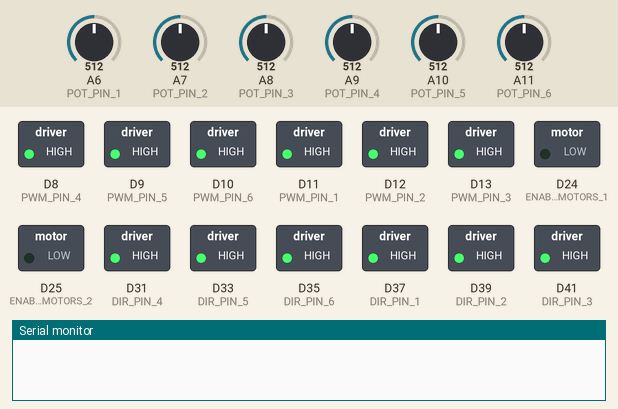
Recording of a sketch running on a simulated Arduino Due. Shown: switched loads named in the sketch (green lamp = pin HIGH), the last lines printed to the serial monitor. The inputs (shaded band) are chosen by the test bench; at power-on: A6 (POT_PIN_1) = 512, A7 (POT_PIN_2) = 512, A8 (POT_PIN_3) = 512, A9 (POT_PIN_4) = 512, A10 (POT_PIN_5) = 512, A11 (POT_PIN_6) = 512.

Above: at 0.1 s.
At 4.2 s:
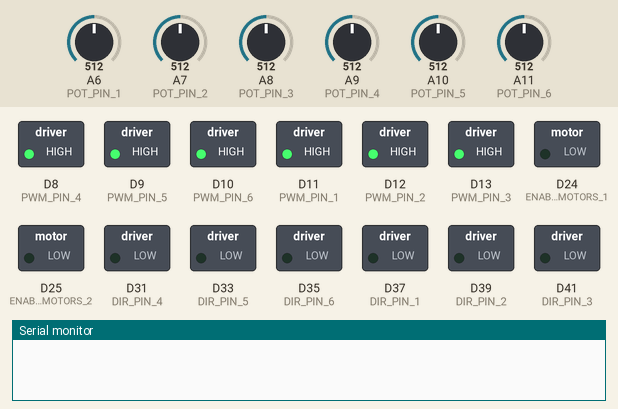
At 8.6 s:
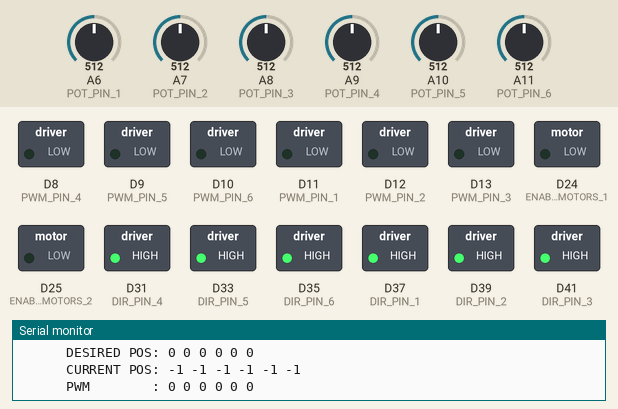
Timing chart, 0 to 10.1 s (numbered marks = the images above):
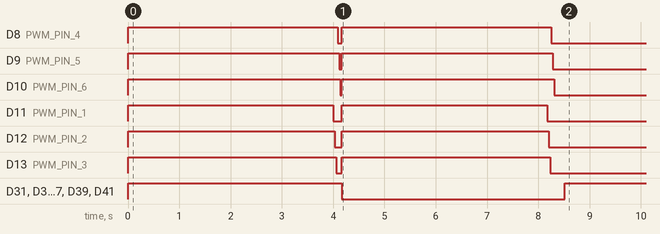

Measured:
- by itself, D31 (DIR_PIN_4), D33 (DIR_PIN_5), D35 (DIR_PIN_6), D37 (DIR_PIN_1), D39 (DIR_PIN_2), D41 (DIR_PIN_3): HIGH → LOW at 4.2 s, → HIGH 4.3 s later

The sketch:

platform.ino
```cpp
// Main Arduino code for a 6-dof Stewart platform.
// Written for the Arduino Due.
//
#include "platform.h"

// Actuator variables
uint8_t pwm[NUM_MOTORS];            // current PWM for each actuator
MotorDirection dir[NUM_MOTORS];     // current direction for each actuator (EXTEND or RETRACT)

// Position variables
int16_t pos[NUM_MOTORS];            // current position (measured by analog read) of each actuator
int16_t input[NUM_MOTORS];          // intermediate input retrieved from the serial buffer
uint16_t desired_pos[NUM_MOTORS];   // desired (user-inputted and validated) position of each actuator

// Feedback variables
int16_t pos_diff;                   // difference between current and desired position
int16_t prop_diff;                  // position difference used for proportional gain
int16_t previous_diff[NUM_MOTORS];  // last position difference for each actuator; for derivative gain
int16_t total_diff[NUM_MOTORS];     // cumulative position difference for each actuator; for integral gain
uint8_t previous_inst[NUM_MOTORS];  // starting/past sample instance for each actuator; for derivative gain
uint8_t current_inst[NUM_MOTORS];   // new/incrementing sample instance for each actuator; for derivative gain
float p_corr;                       // proportional correction for PID
float i_corr;                       // integral correction for PID
float d_corr;                       // differential correction for PID
float corr;                         // final feedback PWM value from PID correction

// Calibration variables
int16_t end_readings[NUM_MOTORS];
int16_t zero_readings[NUM_MOTORS];
bool calibration_valid;

// Time variables (for printing)
unsigned long current_time;         // current time (in millis); used to measure difference from previous_time
unsigned long previous_time;        // last recorded time (in millis); measured from execution start or last print

// Iterator/sum variables
uint8_t motor;                      // used to iterate through actuators by their indexing (0 to NUM_MOTORS - 1)
uint8_t reading;                    // used to iterate through analog reads (0 to NUM_READINGS - 1)
int32_t reading_sum;                // sum of multiple readings to be averaged for a final value


/*
 * Runs once at initialization; set up input and output pins and variables.
 */
void setup()
{
    while (!SerialUSB);

    // Initialize pins
    for (motor = 0; motor < NUM_MOTORS; ++motor)
    {
        pinMode(DIR_PINS[motor], OUTPUT);
        digitalWrite(DIR_PINS[motor], LOW);

        pinMode(PWM_PINS[motor], OUTPUT);
        analogWrite(PWM_PINS[motor], 0);

        pinMode(POT_PINS[motor], INPUT);
    }

    // Initialize actuator enable switches
    pinMode(ENABLE_MOTORS_1, OUTPUT);
    pinMode(ENABLE_MOTORS_2, OUTPUT);
    digitalWrite(ENABLE_MOTORS_1, LOW);
    digitalWrite(ENABLE_MOTORS_2, LOW);

    // For safety, set initial actuator settings and speed to 0
    for (motor = 0; motor < NUM_MOTORS; ++motor)
    {
        total_diff[motor] = 0;
        desired_pos[motor] = 0;
        pwm[motor] = MIN_PWM;
    }

    // Initialize serial communication
    SerialUSB.begin(BAUD_RATE);

    // Run calibration
    calibration_valid = true;
    calibrate();

    // Initialize the current print interval
    #if ENABLE_PRINT
    {
        previous_time = 0;
    }
    #endif // ENABLE_PRINT
}


/*
 * Run tasks in an infinite loop.
 */
void loop()
{
    // Read current actuator positions, map them based on actuator-based scaling from calibration
    for (motor = 0; motor < NUM_MOTORS; ++motor)
    {
        pos[motor] = map(getAverageReading(motor), ZERO_POS[motor], END_POS[motor], MIN_POS, MAX_POS);
    }

    // Parse new serial input if enough is in the buffer (also sets desired position if input is valid)
    if (SerialUSB.available() > INPUT_TRIGGER)
    {
        readSerial();
    }

    // Print actuator information at a given interval
    #if ENABLE_PRINT
    {
        printOutput();
    }
    #endif // ENABLE_PRINT

    // For each actuator, set movement parameters (direction, PWM) and execute motion
    for (motor = 0; motor < NUM_MOTORS; ++motor)
    {
        move(motor);
    }
}


/*
 * Take NUM_READINGS readings of a potentiometer pin and returns the average.
 */
int getAverageReading(uint8_t motor)
{
    reading_sum = 0;
    for (reading = 0; reading < NUM_READINGS; ++reading)
    {
        reading_sum += analogRead(POT_PINS[motor]);
    }
    return reading_sum / NUM_READINGS;
}


/*
 * Move all actuators in a given direction at full PWM.
 */
inline void moveAll(MotorDirection dir)
{
    for (motor = 0; motor < NUM_MOTORS; ++motor)
    {
        digitalWrite(DIR_PINS[motor], dir);
        analogWrite(PWM_PINS[motor], MAX_PWM);
    }
}


/*
 * Read and parse serial input into actuator positions.
 */
inline void readSerial()
{
    // Parse ints from serial
    for (motor = 0; motor < NUM_MOTORS; ++motor)
    {
        input[motor] = SerialUSB.parseInt();
    }

    // Check that inputs are valid
    for (motor = 0; motor < NUM_MOTORS; ++motor)
    {
        if (input[motor] < MIN_POS || input[motor] > MAX_POS)
        {
            return;
        }
    }

    // Set the input as the desired positions
    for (motor = 0; motor < NUM_MOTORS; ++motor)
    {
        total_diff[motor] = 0;  // reset integral feedback given a new target
        desired_pos[motor] = input[motor];
    }
}


/*
 * Print actuator variables over serial at a given interval.
 */
inline void printOutput()
{
    current_time = millis();
    if (current_time - previous_time > PRINT_INTERVAL)
    {
        // Print instance header
        #if ENABLE_PRINT_HEADERS
        {
            SerialUSB.print("<COM>\n");
        }
        #endif // ENABLE_PRINT_HEADERS

        // Print desired position
        #if PRINT_DESIRED_POS
        {
            #if ENABLE_PRINT_HEADERS
            {
                SerialUSB.print("      DESIRED POS: ");
            }
            #endif // ENABLE_PRINT_HEADERS

            for (motor = 0; motor < NUM_MOTORS; ++motor)
            {
                SerialUSB.print(desired_pos[motor]);
                SerialUSB.print(" ");
            }

            SerialUSB.print("\n");
        }
        #endif // PRINT_DESIRED_POS

        // Print current position
        #if PRINT_CURRENT_POS
        {
            #if ENABLE_PRINT_HEADERS
            {
                SerialUSB.print("      CURRENT POS: ");
            }
            #endif // ENABLE_PRINT_HEADERS

            for (motor = 0; motor < NUM_MOTORS; ++motor)
            {
                SerialUSB.print(pos[motor]);
                SerialUSB.print(" ");
            }

            SerialUSB.print("\n");
        }
        #endif // PRINT_CURRENT_POS

        // Print PWM values
        #if PRINT_PWM
        {
            #if ENABLE_PRINT_HEADERS
            {
                SerialUSB.print("      PWM        : ");  // align values wih other entries
            }
            #endif // ENABLE_PRINT_HEADERS

            for (motor = 0; motor < NUM_MOTORS; ++motor)
            {
                SerialUSB.print(pwm[motor]);
                SerialUSB.print(" ");
            }

            SerialUSB.print("\n");
        }
        #endif // PRINT_PWM

        // Print CR to end message block
        #if ENABLE_PRINT_HEADERS
        {
            SerialUSB.print("\r");
        }
        #endif // ENABLE_PRINT_HEADERS

        previous_time = current_time;
    }
}


/*
 * Compute the PID values given the current actuator position, and use them
 * to move the actuator with new direction/PWM values.
 */
inline void move(uint8_t motor)
{
    // Compute the error value
    pos_diff = pos[motor] - desired_pos[motor];

    // Compute error-dependent PID variables
    if (abs(pos_diff) <= POS_THRESHOLD[motor])
    {
        prop_diff = 0;
        total_diff[motor] = 0;
    }
    else
    {
        prop_diff = pos_diff;
        total_diff[motor] += pos_diff;
    }
    if (previous_diff[motor] != pos_diff)
    {
        previous_inst[motor] = current_inst[motor];
        current_inst[motor] = 1;
    }

    // Compute PID gain values
    p_corr = P_COEFF[motor] * prop_diff;
    i_corr = I_COEFF[motor] * total_diff[motor];
    d_corr = D_COEFF[motor] * ((float) pos_diff - previous_diff[motor]) / (current_inst[motor] + previous_inst[motor]);

    // Compute the correction value and set the direction and PWM for the actuator
    corr = p_corr + i_corr + d_corr;
    dir[motor] = (corr > 0) ? RETRACT : EXTEND;  // direction based on the sign of the error
    pwm[motor] = constrain(abs(corr), MIN_PWM, MAX_PWM);  // bound the correction by the PWM limits

    // Move the actuator with the new direction and PWM values
    digitalWrite(DIR_PINS[motor], dir[motor]);
    analogWrite(PWM_PINS[motor], pwm[motor]);

    // Increment sample-dependent PID variables for the next sampling time
    current_inst[motor] += 1;
    previous_diff[motor] = pos_diff;
}


/**
 * Calibration routine run on startup.
 * Extends all actuators, reads extended values, then retracts all, and reads their retracted values.
 */
inline void calibrate()
{
    // Extend all actuators
    for (motor = 0; motor < NUM_MOTORS; ++motor)
    {
        // Start with extension
        digitalWrite(DIR_PINS[motor], EXTEND);
        analogWrite(PWM_PINS[motor], MAX_PWM);
    }
    delay(RESET_DELAY);

    // Stop the extension, get averaged analog readings
    for (motor = 0; motor < NUM_MOTORS; ++motor)
    {
        analogWrite(PWM_PINS[motor], 0);
        end_readings[motor] = getAverageReading(motor);

        // Check if the motors are powered (reading is valid)
        calibration_valid = (abs(end_readings[motor] - END_POS[motor]) < OFF_THRESHOLD);
        if (!calibration_valid)
        {
            break;
        }
    }
    // Retract all actuators
    for (motor = 0; motor < NUM_MOTORS; ++motor)
    {
        digitalWrite(DIR_PINS[motor], RETRACT);
        analogWrite(PWM_PINS[motor], MAX_PWM);
    }
    delay(RESET_DELAY);

    // Stop the retraction, get averaged analog readings
    if (calibration_valid)
    {
        for (motor = 0; motor < NUM_MOTORS; ++motor)
        {
            analogWrite(PWM_PINS[motor], 0);
            zero_readings[motor] = getAverageReading(motor);

            // Check if the motors are powered (reading is valid)
            calibration_valid = (abs(zero_readings[motor] - ZERO_POS[motor]) < OFF_THRESHOLD);
            if (!calibration_valid)
            {
                break;
            }
        }
    }

    // Set the new calibration values if found to be valid
    if (calibration_valid)
    {
        for (motor = 0; motor < NUM_MOTORS; ++motor)
        {
            END_POS[motor] = end_readings[motor];
            ZERO_POS[motor] = zero_readings[motor];
        }
    }

    // Print the calibration result (new max/min values, or a warning)
    #if ENABLE_PRINT_HEADERS
    {
        if (calibration_valid)
        {
            SerialUSB.print("<COM> Finished calibration:\n");

            // Print minimum positions
            SerialUSB.print("      MIN POS: ");
            for (motor = 0; motor < NUM_MOTORS; ++motor)
            {
                SerialUSB.print(ZERO_POS[motor]);
                SerialUSB.print(" ");
            }
            SerialUSB.print("\n");

            // Print maximum positions
            SerialUSB.print("      MAX POS: ");
            for (motor = 0; motor < NUM_MOTORS; ++motor)
            {
                SerialUSB.print(END_POS[motor]);
                SerialUSB.print(" ");
            }
            SerialUSB.print("\n");

            // Print CR to end message block
            SerialUSB.print("\r");
        }

        else
        {
            // Print an error message for calibration failure
            SerialUSB.print("<COM> Failed calibration (using default values).\n");
            SerialUSB.print("      Please verify that the actuators are powered on.\n\r");
        }
    }
    #endif // ENABLE_PRINT
}
```

pin_layout.h
```cpp
// Header file containing hardware configurations for the Arduino Due mapping to the linear actuators.
//
#pragma once

// Direction pins
#define DIR_PIN_1 37
#define DIR_PIN_2 39
#define DIR_PIN_3 41
#define DIR_PIN_4 31
#define DIR_PIN_5 33
#define DIR_PIN_6 35

// PWM pins
#define PWM_PIN_1 11
#define PWM_PIN_2 12
#define PWM_PIN_3 13
#define PWM_PIN_4 8
#define PWM_PIN_5 9
#define PWM_PIN_6 10

// PA-14P potentiometer pins
#define POT_PIN_1 A6
#define POT_PIN_2 A7
#define POT_PIN_3 A8
#define POT_PIN_4 A9
#define POT_PIN_5 A10
#define POT_PIN_6 A11

// Enable for all motors (grouped as such due to different H-bridge controllers)
#define ENABLE_MOTORS_1 24
#define ENABLE_MOTORS_2 25
```

platform.h
```cpp
// Header file containing software configurations, constants, and clarifying definitions for the Arduino.
//
# pragma once

#include "pin_layout.h"

// Platform parameters
#define NUM_MOTORS 6

// Actuator value bounds
#define MIN_POS 0
#define MAX_POS 1024
#define MIN_PWM 0
#define MAX_PWM 255

// Default platform calibration settings (average analog values at extrema for each actuator)
#define OFF_THRESHOLD 500  // ignore calibration if motors aren't powered (i.e. large reading difference from default is found)
int16_t ZERO_POS[NUM_MOTORS]  = { 188, 178, 175, 179, 189, 184 };
int16_t END_POS[NUM_MOTORS]   = { 847, 830, 839, 841, 830, 839 };

// Pin group arrays; each value corresponding to the actuator (see "pin_layout.h" for specific ins)
const uint8_t DIR_PINS[NUM_MOTORS] = { DIR_PIN_1, DIR_PIN_2, DIR_PIN_3, DIR_PIN_4, DIR_PIN_5, DIR_PIN_6 };
const uint8_t PWM_PINS[NUM_MOTORS] = { PWM_PIN_1, PWM_PIN_2, PWM_PIN_3, PWM_PIN_4, PWM_PIN_5, PWM_PIN_6 };
const uint8_t POT_PINS[NUM_MOTORS] = { POT_PIN_1, POT_PIN_2, POT_PIN_3, POT_PIN_4, POT_PIN_5, POT_PIN_6 };

// Movement parameters
#define RESET_DELAY 4000      // at full PWM, the actuator should fully extend/retract by 4s (6" stroke, 2.00"/s)
typedef enum _MotorDirection  // to clarify the direction in which actuators move
{
    RETRACT = 0,
    EXTEND  = 1
} MotorDirection;

// PID feedback parameters
const uint8_t POS_THRESHOLD[NUM_MOTORS] = { 4, 4, 4, 4, 4, 4 };
const float P_COEFF[NUM_MOTORS]         = { 3, 3, 3, 3, 3, 3 };
const float I_COEFF[NUM_MOTORS]         = { 0.03, 0.035, 0.03, 0.03, 0.03, 0.035 };
const float D_COEFF[NUM_MOTORS]         = { 0.025, 0.025, 0.025, 0.025, 0.025, 0.025 };

// Serial configuration parameters
#define BAUD_RATE 115200  // baud rate for serial port (also needs to be set on host side)

// Serial input parameters
#define INPUT_TRIGGER 10   // at minimum, 6 numbers + 5 spaces
#define NUM_READINGS  255  // number of analog readings to average to acquire position

// Serial print/output parameters
// NOTE: feedback measurement settings: PRINT_INTERVAL = 10, ENABLE_PRINT_HEADERS = 0, only PRINT_CURRENT_POS
#define PRINT_INTERVAL          1000               // minimum time (ms) between printing serial info
#define ENABLE_PRINT            1                  // flag to enable printing variables (for debugging)
#define ENABLE_PRINT_HEADERS    ENABLE_PRINT && 1  // flag to enable variable headers (when not running analysis)
#define PRINT_DESIRED_POS       ENABLE_PRINT && 1  // print desired position values when printing serial info
#define PRINT_CURRENT_POS       ENABLE_PRINT && 1  // print current position values when printing serial info
#define PRINT_PWM               ENABLE_PRINT && 1  // print PWM values when printing serial info
```
